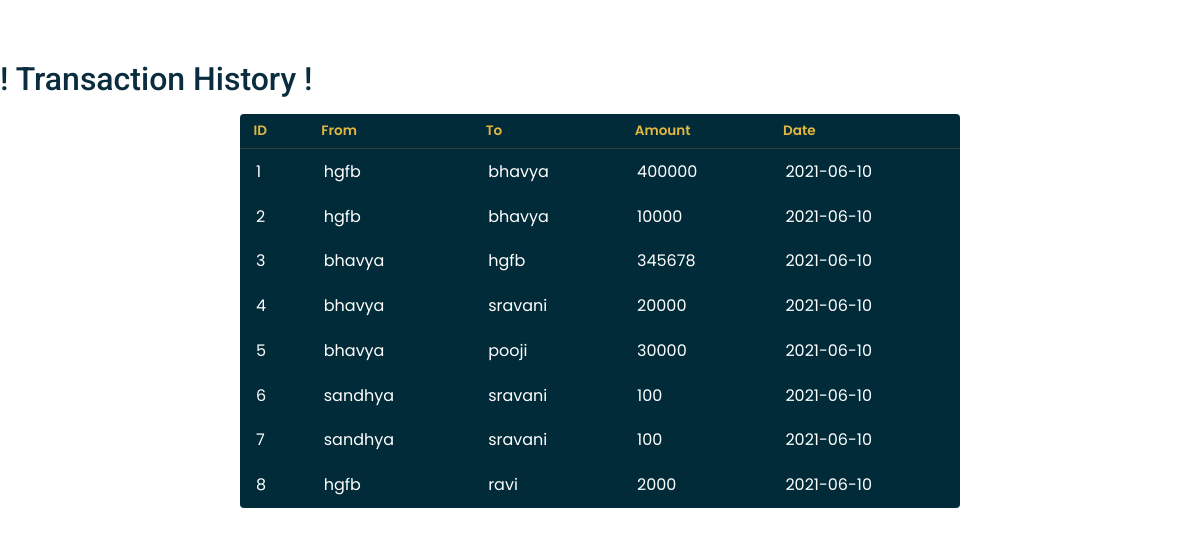
The page /transacthistory.php on the database its author committed.
### tables this page shows
CREATE TABLE `transaction` (
  `id` int(20) NOT NULL,
  `from_acc` varchar(30) NOT NULL,
  `to_acc` varchar(30) NOT NULL,
  `amount` int(20) NOT NULL,
  `date` date NOT NULL
);

### transacthistory.php (the view, shortened to what this page needs)
<!DOCTYPE html>
<html>
    <head>
        <link href="assets/vendor/bootstrap/css/bootstrap.min.css" rel="stylesheet">
        <link href="assets/css/style.css" rel="stylesheet">
    </head>
    <body style="margin-top: 5%;">
        <div class="section-title">
            <h2> ! Transaction History !</h2>
         </div>
         <center>
         <?php
         echo "<table>
            <thead>
              <tr>
                <th>ID
                <th>From
                <th>To</th>
                <th>Amount
                <th>Date
            </thead>
            <tbody>";
            $host="localhost";
            $username="root";
            $conn=mysqli_connect($host,$username);
 $sql = "select * from transaction";
             $result = mysqli_query($conn, $sql);
             while($array = mysqli_fetch_array($result)) {
                 echo "<tr>";
                 echo "<td>".$array['id']."</td>";
                 echo "<td>".$array['from_acc']."</td>";
                 echo "<td>".$array['to_acc']."</td>";
                 echo "<td>".$array['amount']."</td>";
                 echo "<td>".$array['date']."</td>";
                 echo "</tr>";
              }
           echo "</tbody>
          </table>";
          ?>
        </center>
    </body>
</html>

### transacthistory.php (style rules this page uses)
*, *:before, *:after { margin: 0; padding: 0; box-sizing: border-box; }
body { background: #105469; font-family: 'Open Sans', sans-serif; }
table { background: #012B39; border-radius: 0.25em; border-collapse: collapse; margin: 1em; width: 60%; }
th { border-bottom: 1px solid #364043; color: #E2B842; font-size: 0.85em; font-weight: 600; padding: 0.5em 1em; text-align: left; }
td { color: #fff; font-weight: 400; padding: 0.65em 1em; }
tbody tr { transition: background 0.25s ease; }

### rows shown on the page
transaction: id "1", from_acc "hgfb", to_acc "bhavya", amount "400000", date "2021-06-10"
transaction: id "2", from_acc "hgfb", to_acc "bhavya", amount "10000", date "2021-06-10"
transaction: id "3", from_acc "bhavya", to_acc "hgfb", amount "345678", date "2021-06-10"
transaction: id "4", from_acc "bhavya", to_acc "sravani", amount "20000", date "2021-06-10"
transaction: id "5", from_acc "bhavya", to_acc "pooji", amount "30000", date "2021-06-10"
transaction: id "6", from_acc "sandhya", to_acc "sravani", amount "100", date "2021-06-10"
transaction: id "7", from_acc "sandhya", to_acc "sravani", amount "100", date "2021-06-10"
transaction: id "8", from_acc "hgfb", to_acc "ravi", amount "2000", date "2021-06-10"
